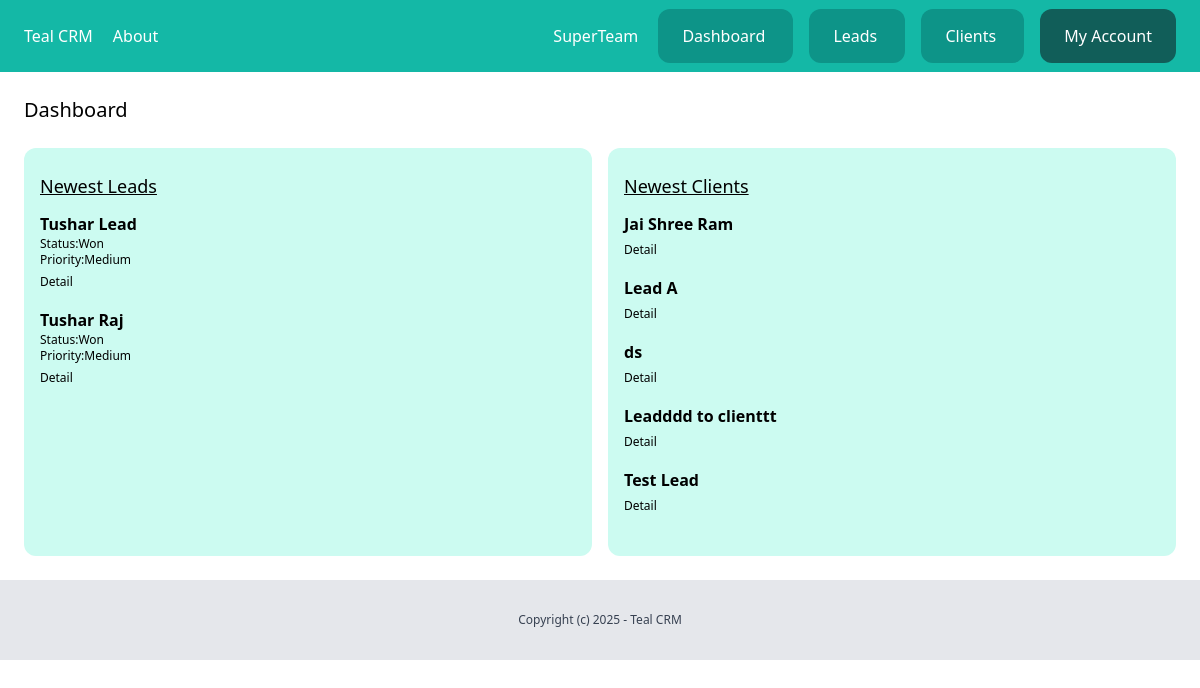
Page /dashboard/ (signed in) on the earlier database version.
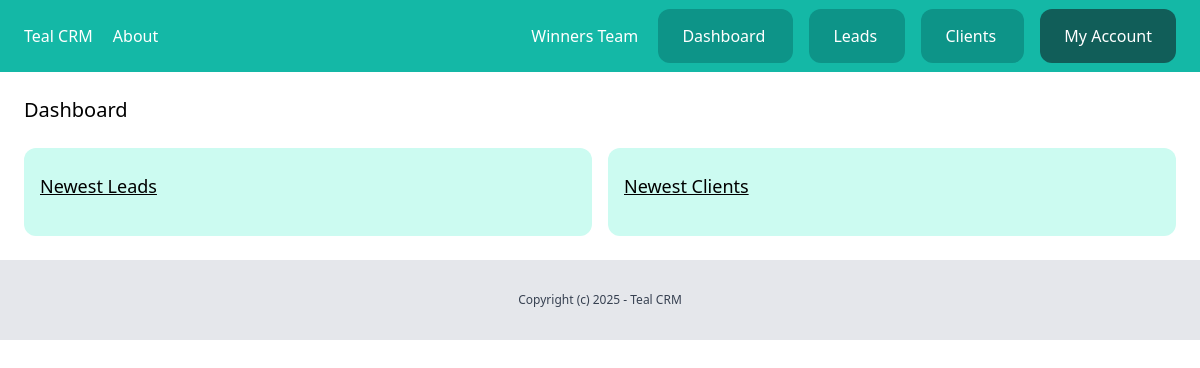
Same page on the later database version.
### team/models.py (models this page shows)
class Team(models.Model):
    plan = models.ForeignKey(Plan,related_name='teams',on_delete=models.CASCADE, null=True, blank=True)
    name = models.CharField(max_length=255)
    created_by = models.ForeignKey(User,related_name='created_teams' ,on_delete=models.CASCADE)
    created_at = models.DateTimeField(auto_now_add=True)
    members = models.ManyToManyField(User)
    def __str__(self):
        return self.name

### leads/models.py (models this page shows, shortened)
class Lead(models.Model):
    LOW = 'low'
    MEDIUM = 'medium'
    HIGH = 'high'
    CHOICES_PRIORITY = (
        (LOW, 'Low'),
        (MEDIUM, 'Medium'),
        (HIGH, 'High')
    )
    NEW = 'new'
    CONTACTED = 'contacted'
    WON = 'won'
    LOST = 'lost'
    CHOICES_STATUS = (
        (NEW, 'New'),
        (CONTACTED, 'Contacted'),
        (WON, 'Won'),
        (LOST, 'Lost')
    )
    team = models.ForeignKey(Team, related_name='leads', on_delete=models.CASCADE)
    name=models.CharField(max_length=255)
    email=models.EmailField()
    description=models.TextField(blank=True,null=True)
    priority = models.CharField(max_length=10, choices=CHOICES_PRIORITY, default=MEDIUM)
    status = models.CharField(max_length=10, choices=CHOICES_STATUS, default=NEW)
    converted_to_client=models.BooleanField(default=False)
    created_by = models.ForeignKey(User, related_name='leads', on_delete=models.CASCADE)
    created_at = models.DateTimeField(auto_now_add=True)
    modified_at = models.DateTimeField(auto_now=True)
    class Meta:
        ordering=('name',)

### client/models.py (models this page shows, shortened)
class Client(models.Model):
    team = models.ForeignKey(Team, related_name='clients', on_delete=models.CASCADE)
    name=models.CharField(max_length=255)
    email=models.EmailField()
    description=models.TextField(blank=True,null=True)
    created_by = models.ForeignKey(User, related_name='clients', on_delete=models.CASCADE)
    created_at = models.DateTimeField(auto_now_add=True)
    modified_at = models.DateTimeField(auto_now=True)
    class Meta:
        ordering=('name',)

### dashboard/views.py (the view)
# urls.py: path('',views.dashboard,name='index'),
@login_required
def dashboard(request):
    team = request.user.userprofile.active_team
    leads = Lead.objects.filter(team=team,converted_to_client=False).order_by('-created_at')[:5]
    clients = Client.objects.filter(team=team).order_by('-created_at')[:5]
    return render(request,'dashboard/dashboard.html',{
     'leads':leads,'clients':clients
    })

### team/context_processors.py (called while the page is built)
def active_team(request):
    active_team = None  # Default to None
    if request.user.is_authenticated:
        user_profile = getattr(request.user, 'userprofile', None)  # Safely access userprofile
        if user_profile and user_profile.active_team:
            active_team = user_profile.active_team
        else:
            active_team = Team.objects.filter(created_by=request.user).first()
    return {'active_team': active_team}

### dashboard/templates/dashboard/dashboard.html (shortened to what this page needs)
{% extends 'core/base.html' %}
{% block content %}
<div class="py-6 px-6">
    <h1 class="text-xl mb-6">Dashboard</h1>
    <div class="flex space-x-4">
        <div class="w-1/2  px-4 py-6  bg-teal-100  rounded-xl leads">
            <h2 class="text-lg mb-3 underline">Newest Leads</h2>
            {% for lead in leads %}
            <div class="mb-4 lead">
                <h3 class="font-semibold">{{lead.name}}</h3>
                <p class="text-xs">Status:{{lead.get_status_display}}</p>
                <p class="text-xs">Priority:{{lead.get_priority_display}}</p>
                <a href="{% url 'leads:detail' lead.id %}" class="text-xs">Detail</a>
            </div>
            {% endfor %}
        </div>
        <div class="w-1/2 px-4 py-6 bg-teal-100 rounded-xl  clients">
            <h2 class="text-lg mb-3 underline">Newest Clients</h2>
            {% for client in clients %}
            <div class="mb-4 client">
                <h3 class="font-semibold">{{client.name}}</h3>
                <a href="{% url 'clients:detail' client.id %}" class="text-xs">Detail</a>
            </div>
            {% endfor %}
        </div>
    </div>
</div>
{% endblock %}

### core/templates/core/partials/nav.html (shortened to what this page needs)
<nav class="px-6 py-6 bg-teal-500 flex justify-between">
    <div class="space-x-4">
        <a href="/" class="text-white">
            Teal CRM
        </a>
        <a href="{% url 'about' %}" class="text-white">
            About
        </a>
    </div>
    <div class="space-x-4">
        {% if request.user.is_authenticated %}
        <a href="{% url 'team:detail' active_team.id %}" class="text-white">
            {{active_team}}
        </a>
        <a href="{% url 'dashboard:index' %}" class="py-4 px-6 bg-teal-600 rounded-xl text-white">
            Dashboard
        </a>
        <a href="{% url 'leads:list' %}" class="py-4 px-6 bg-teal-600 rounded-xl text-white">
            Leads
        </a>
        <a href="{% url 'clients:list' %}" class="py-4 px-6 bg-teal-600 rounded-xl text-white">
            Clients
        </a>
        <a href="{% url 'userprofile:myaccount' %}" class="py-4 px-6 bg-teal-800 rounded-xl text-white">
            My Account
        </a>
        {% endif %}
    </div>
</nav>

Differences in the rows shown:
no longer on this page (row edited): Team: name "SuperTeam"
no longer on this page (row edited): Lead: name "Tushar Lead", status "Won", priority "Medium"
removed Lead: name "Tushar Raj", status "Won", priority "Medium"
no longer on this page (row unchanged): Client: name "Jai Shree Ram"
removed Client: name "Lead A"
removed Client: name "ds"
no longer on this page (row unchanged): Client: name "Leadddd to clienttt"
removed Client: name "Test Lead"
now on this page (row edited): Team: name "Winners Team"
